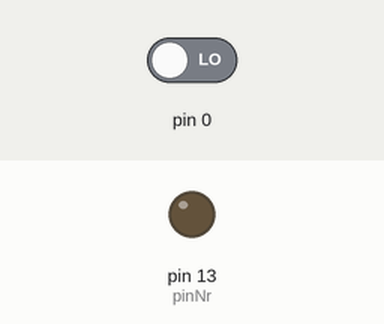
Recording of a sketch running on a simulated Arduino Uno, built with avr-gcc and run on an emulated ATmega328P. On the bench: output pins drawn as LEDs (lit = HIGH). Dashed ring = blinking. The test bench sets the inputs (shaded band); at power-on: pin 0 LOW.

Above: at 1.2 s.
1.3 s: pin 0 driven HIGH
At 1.55 s:
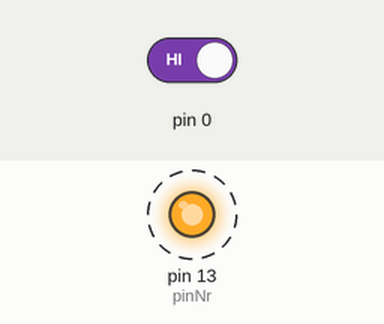
4.3 s: pin 0 driven LOW
At 4.3 s:
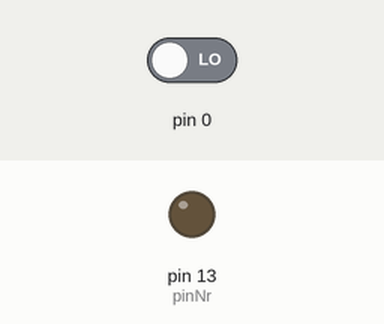
Timing chart, 0 to 7.3 s (numbered marks = the images above; inputs shaded):
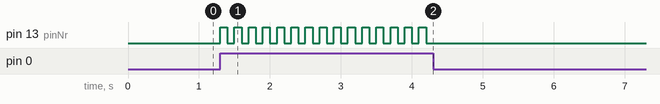

The sketch:

sketch1.ino
```cpp
void toggle(void* args);
void conditionalAction(bool condition, void (*action)(void*), void* args);

// the setup routine runs once when you press reset:
void setup() {
  pinMode(0, INPUT);
  pinMode(13, OUTPUT);
}

// the loop routine runs over and over again forever:
void loop() {
  int pinNr = 13;
  conditionalAction(digitalRead(0) == 1, toggle, &pinNr);
}

void toggle(void* args)
{
  int pinNr = *((int*)args);
  digitalWrite(pinNr, HIGH);
  delay(100);
  digitalWrite(pinNr, LOW);
  delay(100);
}

void conditionalAction(bool condition, void (*action)(void*), void* args)
{
  if(condition)
    action(args);
}
```

Measured:
- after the input at 1.3 s, pin 13 (pinNr): alternates HIGH for 0.10 s and LOW for 0.10 s, starting at once
- after the input at 4.3 s, pin 13 (pinNr): stops changing and stays LOW
